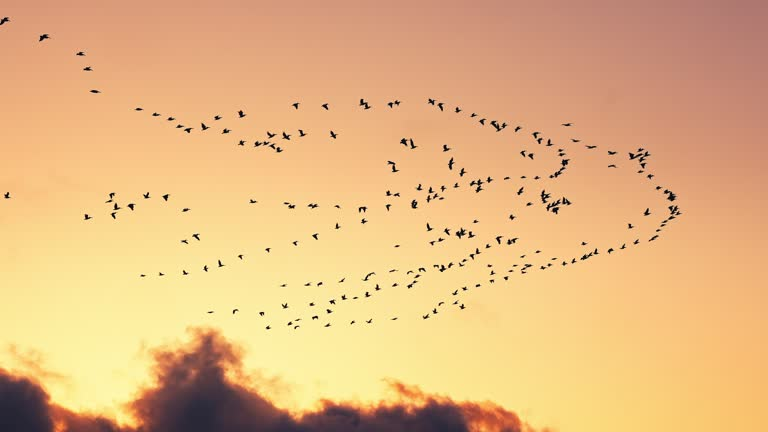
//> input picture Image_analysis/birds_img.jpeg, 768 x 432 px
$ ./Image_analysis   (built with g++ and OpenCV 4)
//> lines starting //> are read from the running program, lines starting //| are printed output that depends on the picture
/**********************************************************************
 * 檔案名稱: Image_analysis.cpp
 * 語言版本: C++
 * 編譯器: g++ 11
 *
 * 描述:
 * 影片處理，網點特效
 *
 * 作者: JIK JHONG
 * 日期: 2025.02.27
 * 更新日期: 2025.02.27
 *
 * 版本: v1.0
 * 1.0 影像強度分析。
 *
 * 參考文獻或相關連結:
 * N.A.
 *********************************************************************/

#include <opencv2/opencv.hpp>
#include <iostream>
#include <filesystem>
#include <fstream>


using namespace cv;
using namespace std;

int save_div_image = 0 ;    // 儲存個別已辨識檔案，作為訓練用途。（ 0 = false , 1 = true）
string input_image = "birds_img.jpeg";
string option = "mix";


void image_info_c(const Mat &input, int *dim){
    if (input.empty()) {
        cerr << "Error: Could not open image!" << endl;
        return ;
    }
    dim[0] = input.rows;
    dim[1] = input.cols;
    dim[2] = input.channels();
    string image_type;
    if (dim[2] == 1) {
        image_type = "GRAY";  // 單通道
    } else if (dim[2] == 3) {
        image_type = "BGR";   // OpenCV 預設 BGR
    } else if (dim[2] == 4) {
        image_type = "BGRA";  // 含透明通道
    } else {
        image_type = "Unknown";
    }
    printf("---\n");
    printf("Info: Image W x H ( %s ) = ( %d x %d )\n", image_type.c_str(), dim[1], dim[0]);
    printf("---\n");

}


Mat load_image(const string &filepath){
//> called with filepath = "birds_img.jpeg"
    Mat image_read = imread(filepath, IMREAD_UNCHANGED);
//> image_read is the input picture: 432 rows x 768 cols, CV_8UC3; mean B, G, R 128.6, 182.3, 228.2
    if (image_read.empty()) {
        cerr << "Error: Unable to open image " << filepath << endl;
    }
    return image_read;
}

void saveImage(const Mat &image, const string &outputFilename) {
    if (!imwrite(outputFilename, image)) {
        cerr << "Error: Could not save image to " << outputFilename << endl;
    }
}


Mat Image_Pick_Color(const Mat &input, string option="red",int force_use = 0 ,int low_threshold_set = 60){
    int height = input.rows;
    int width = input.cols;
    int channel = input.channels();
    int channel_set = 2 ;
    int low_threshold = low_threshold_set;
    Mat output(height,width, CV_8UC3, Scalar(0, 0, 0));

    if (option == "red"){
        channel_set = 2;
    }else if (option == "green"){
        channel_set = 1;
    }else if (option == "blue"){
        channel_set = 0;
    }
    for (int j=0;j<height;j++){
        for (int i=0;i<width;i++){
            if (force_use == 1){
                if (input.at<Vec3b>(j, i)[channel_set] > low_threshold){
                    output.at<Vec3b>(j, i)[channel_set] = 255;
                }else{
                    output.at<Vec3b>(j, i)[channel_set] = input.at<Vec3b>(j, i)[channel_set];
                }
            }else{
                output.at<Vec3b>(j, i)[channel_set] = input.at<Vec3b>(j, i)[channel_set];
            }

        }
    }
    return output;
}


void image_analysis(const Mat &input, string option="all") {
//> called with option = "mix"
    Mat tmp;
    int channel = input.channels();
//> channel = 3
    if (option=="all"){
        // 如果不是灰階圖，則轉換為灰階圖
        if (channel != 1) {
            if (channel == 3) {
                cvtColor(input, tmp, cv::COLOR_BGR2GRAY);
            } else if (channel == 4) {
                cvtColor(input, tmp, cv::COLOR_BGRA2GRAY);
            }
        } else {
            tmp = input; // 如果已經是灰階圖，直接使用輸入影像
        }
        vector<int> intensity(256, 0);

        // 遍歷影像的每一個像素
        for (int j = 0; j < tmp.rows; j++) {
            for (int i = 0; i < tmp.cols; i++) {
                // 如果是灰階圖，取單一通道的像素值
                intensity[tmp.at<uchar>(j, i)]++;
            }
        }

        // 顯示每個像素值的頻率
        for (int i = 0; i < 256; i++) {
            printf("[%d] = %d\n", i, intensity[i]);
        }
        // 輸出數據到檔案
        ofstream file("color_intensity_map.txt");

        for (size_t i = 0; i < intensity.size(); ++i) {
            file << i << " " << intensity[i] << endl;  // 寫入灰階強度和對應頻率
        }
        file.close();

        // 使用 Gnuplot 繪製直條圖
        system("gnuplot -e \"set terminal png; set output 'output.png'; set style fill solid; set boxwidth 0.5;set xrange [0:255]; plot 'color_intensity_map.txt' with boxes lc rgb 'blue'\"");
    }else if(option=="div"){
        Mat image_intensity_r, image_intensity_g, image_intensity_b;
        // 假設 Image_Pick_Color 函數會從影像中提取指定通道的像素
        image_intensity_r = Image_Pick_Color(input, "red");
        image_intensity_g = Image_Pick_Color(input, "green");
        image_intensity_b = Image_Pick_Color(input, "blue");

        vector<int> intensity_r(256, 0);
        vector<int> intensity_g(256, 0);
        vector<int> intensity_b(256, 0);

        // 遍歷影像的每一個像素並統計每個通道的頻率
        for (int j = 0; j < input.rows; j++) {
            for (int i = 0; i < input.cols; i++) {
                intensity_r[image_intensity_r.at<uchar>(j, i)]++;  // 累計紅色通道強度
                intensity_g[image_intensity_g.at<uchar>(j, i)]++;  // 累計綠色通道強度
                intensity_b[image_intensity_b.at<uchar>(j, i)]++;  // 累計藍色通道強度
            }
        }
        intensity_r[0] = 0 ;
        intensity_b[0] = 0 ;
        intensity_g[0] = 0 ;
        // 輸出每個通道的數據到檔案
        ofstream file("color_intensity_rgb_map.txt");

        for (int i = 0; i < 256; ++i) {
            // 輸出紅色、綠色、藍色通道的強度頻率
            file << i << " " << intensity_r[i] << " " << intensity_g[i] << " " << intensity_b[i] << endl;
        }

        file.close();

        // 使用 Gnuplot 繪製三個通道的直條圖
        system("gnuplot -e \"set terminal png; set output 'output_rgb.png'; "
            "set style fill solid; set boxwidth 0.5; "
            "set xrange [0:255];"
            "plot 'color_intensity_rgb_map.txt' using 1:2 with boxes lc rgb 'red', "
            "'color_intensity_rgb_map.txt' using 1:3 with boxes lc rgb 'green', "
            "'color_intensity_rgb_map.txt' using 1:4 with boxes lc rgb 'blue'\"");
    }else{
        // 如果不是灰階圖，則轉換為灰階圖
        if (channel != 1) {
            if (channel == 3) {
                cvtColor(input, tmp, cv::COLOR_BGR2GRAY);
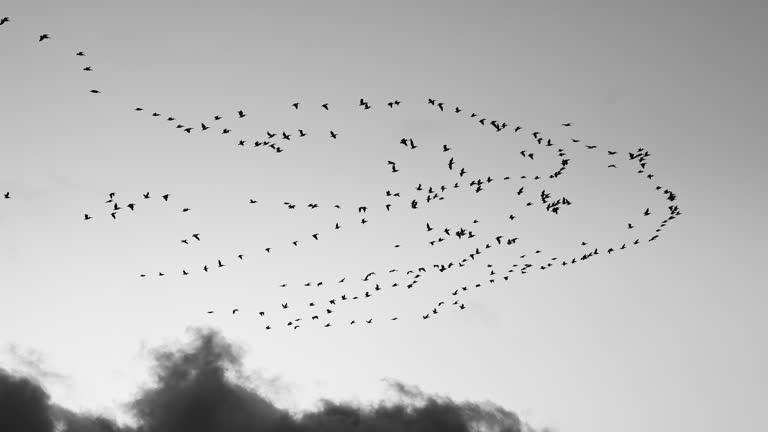
//> tmp: 432 rows x 768 cols, CV_8UC1; min 1, max 250, mean 189.9
            } else if (channel == 4) {
                cvtColor(input, tmp, cv::COLOR_BGRA2GRAY);
            }
        } else {
            tmp = input; // 如果已經是灰階圖，直接使用輸入影像
        }

        // 初始化一個大小為 256 的 vector 來存放每個像素值的頻率
        vector<int> intensity(256, 0);

        // 遍歷影像的每一個像素
        for (int j = 0; j < tmp.rows; j++) {
            for (int i = 0; i < tmp.cols; i++) {
                intensity[tmp.at<uchar>(j, i)]++;
            }
        }
//> after the loop, intensity = 256 values, max 5039 at index 219, min 0 at index 0, mean 1296

        // 輸出灰階強度數據到檔案
        ofstream file("color_intensity_map.txt");
        for (size_t i = 0; i < intensity.size(); ++i) {
            file << i << " " << intensity[i] << endl;  // 寫入灰階強度和對應頻率
        }
        file.close();

        // 假設 Image_Pick_Color 函數會從影像中提取指定通道的像素
        Mat image_intensity_r = Image_Pick_Color(input, "red");
//> after the loop in Image_Pick_Color, `for (int j=0;j<height;j++)`:
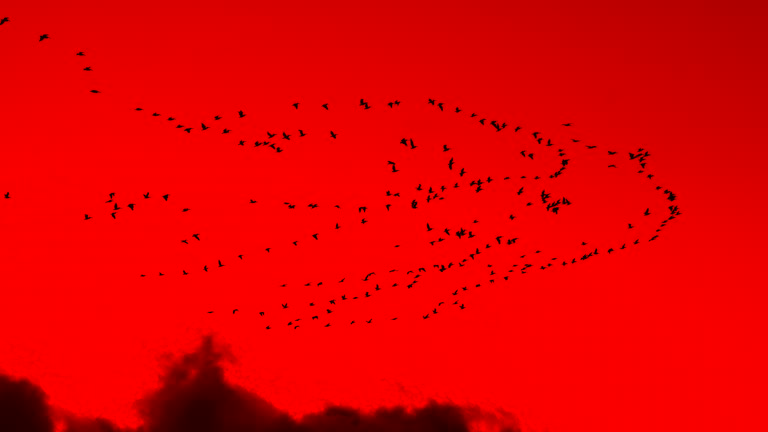
//> output: 432 rows x 768 cols, CV_8UC3; mean B, G, R 0, 0, 228.2
        Mat image_intensity_g = Image_Pick_Color(input, "green");
//> call 2 of Image_Pick_Color, with option = "green", force_use = 0, low_threshold_set = 60
//> after the loop in Image_Pick_Color (call 2), `for (int j=0;j<height;j++)`:
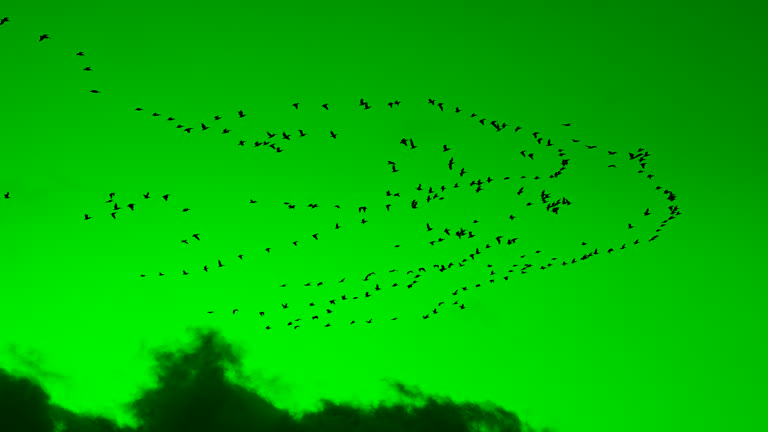
//> output: 432 rows x 768 cols, CV_8UC3; mean B, G, R 0, 182.3, 0
        Mat image_intensity_b = Image_Pick_Color(input, "blue");
//> call 3 of Image_Pick_Color, with option = "blue", force_use = 0, low_threshold_set = 60
//> after the loop in Image_Pick_Color (call 3), `for (int j=0;j<height;j++)`:
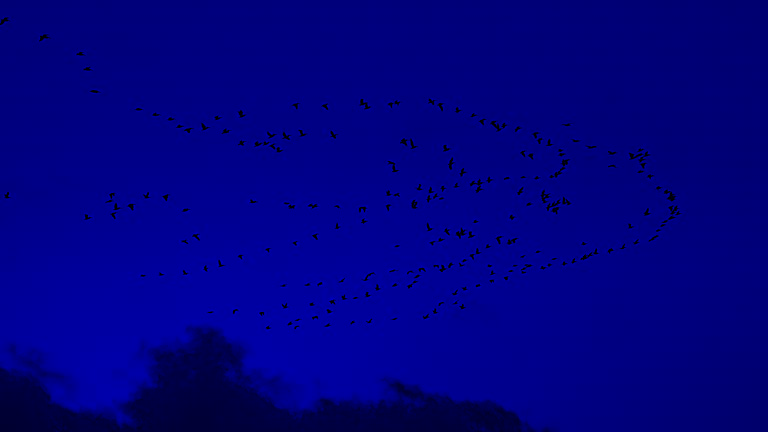
//> output: 432 rows x 768 cols, CV_8UC3; mean B, G, R 128.6, 0, 0

        vector<int> intensity_r(256, 0);
        vector<int> intensity_g(256, 0);
        vector<int> intensity_b(256, 0);


        // 遍歷影像的每一個像素並統計每個通道的頻率
        for (int j = 0; j < input.rows; j++) {
            for (int i = 0; i < input.cols; i++) {
                intensity_r[image_intensity_r.at<uchar>(j, i)]++;  // 累計紅色通道強度
                intensity_g[image_intensity_g.at<uchar>(j, i)]++;  // 累計綠色通道強度
                intensity_b[image_intensity_b.at<uchar>(j, i)]++;  // 累計藍色通道強度
            }
        }
//> after the loop, intensity_r = 256 values, max 221184 at index 0, min 0 at index 1, mean 1296; intensity_g = 256 values, max 221243 at index 0, min 0 at index 252, mean 1296; intensity_b = 256 values, max 221407 at index 0, min 0 at index 190, mean 1296

        intensity_r[0] = 0;
//> intensity_r = 256 values, max 12601 at index 253, min 0 at index 0, mean 432
        intensity_b[0] = 0;
//> intensity_b = 256 values, max 3717 at index 124, min 0 at index 0, mean 431.1
        intensity_g[0] = 0;
//> intensity_g = 256 values, max 2319 at index 240, min 0 at index 0, mean 431.8

        // 輸出每個通道的數據到檔案
        ofstream file_rgb("color_intensity_rgb_map.txt");

        for (int i = 0; i < 256; ++i) {
            // 輸出紅色、綠色、藍色通道的強度頻率
            file_rgb << i << " " << intensity_r[i] << " " << intensity_g[i] << " " << intensity_b[i] << endl;
        }

        file_rgb.close();

        // 使用 Gnuplot 繪製綜合圖：RGB直條圖+灰階強度的綜合線條圖（淡黃色半透明背景）
        system("gnuplot -e \"set terminal png; set output 'output_all_mix.png'; "
            "set style fill transparent solid 0.1; set boxwidth 0.5; "
            "set xrange [0:255];"
            // 畫灰階強度的填充曲線和線條
            "plot 'color_intensity_map.txt' using 1:2 with filledcurves title 'Gray Intensity' lc rgb 'gray', "
            // 依次畫出 RGB 直條圖
            "'color_intensity_rgb_map.txt' using 1:2 with boxes lc rgb 'red', "
            "'color_intensity_rgb_map.txt' using 1:3 with boxes lc rgb 'green', "
            "'color_intensity_rgb_map.txt' using 1:4 with boxes lc rgb 'blue'\"");
        cout << "Profile of Image - output_all_mix.png is saving." << endl;
    }
}

void init_rgba2rgb(Mat& input){
    cvtColor(input, input, cv::COLOR_BGRA2BGR);
}

int main(){
    string file_name = input_image;
    Mat image = load_image(file_name);
    int *array_info = (int*) malloc(sizeof(int) * 3);
    if (array_info == nullptr) {
        cerr << "Memory allocation failed!" << endl;
        return -1;  // 退出程序
    }

    if (image.channels()==4){
        printf("為RGBA圖檔類型，進行轉換為RGB\n");
        init_rgba2rgb(image);
    }


    image_analysis(image,option);
    image_info_c(image, array_info);
//| Info: Image W x H ( BGR ) = ( 768 x 432 )


}
